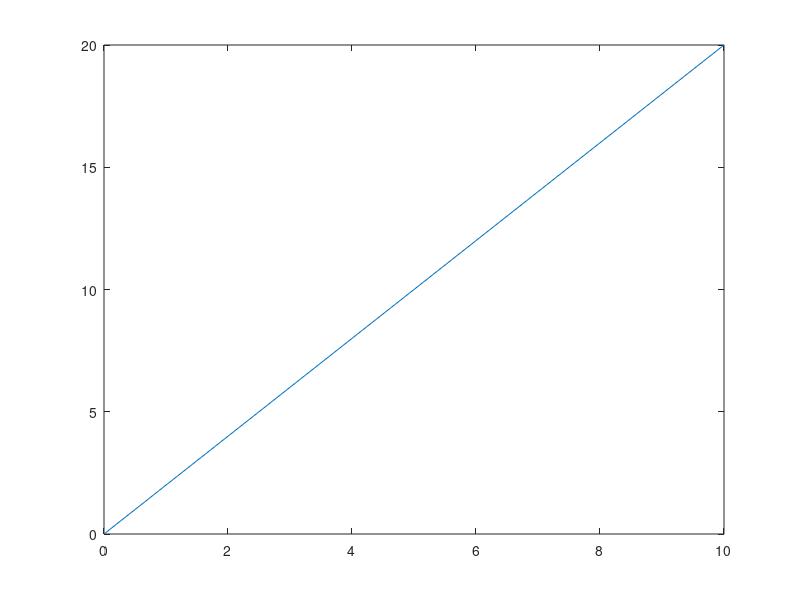

This figure's MATLAB source: (Note: this script raises an error after producing the figure.)
%=============================================================================
% Copyright (c) 2026-present Allan CORNET (Nelson)
%=============================================================================
% This file is part of Nelson.
%=============================================================================
% LICENCE_BLOCK_BEGIN
% SPDX-License-Identifier: LGPL-3.0-or-later
% LICENCE_BLOCK_END
%=============================================================================
% <--ADV-CLI MODE-->
%=============================================================================
% Centre zoom (focus at the middle keeps the view centre fixed).
f = figure('Visible', 'off', 'Position', [20 30 400 300]);
ax = axes('Parent', f, 'XLim', [0 10], 'YLim', [0 20]);
plot(ax, [0 10], [0 20]);
drawnow();
__web_figure_action__(__web_graphics_handle__(f, 'number'), jsonencode(struct('action', 'zoom', ...
  'factor', 2, 'focusXFrac', 0.5, 'focusYFrac', 0.5)));
assert_isapprox(ax.XLim, [2.5 7.5], 1e-12);
assert_isapprox(ax.YLim, [5 15], 1e-12);
close(f);
%=============================================================================
% Cursor-anchored zoom keeps the point under the cursor fixed.
f = figure('Visible', 'off', 'Position', [20 30 400 300]);
ax = axes('Parent', f, 'XLim', [0 10], 'YLim', [0 20]);
plot(ax, [0 10], [0 20]);
drawnow();
% Bottom-left corner: X fraction 0, screen Y fraction 1 (= data Y fraction 0).
__web_figure_action__(__web_graphics_handle__(f, 'number'), jsonencode(struct('action', 'zoom', ...
  'factor', 2, 'focusXFrac', 0, 'focusYFrac', 1)));
assert_isapprox(ax.XLim, [0 5], 1e-12);
assert_isapprox(ax.YLim, [0 10], 1e-12);
close(f);
%=============================================================================
% Rubber-band region zoom (fractions of the axes rectangle).
f = figure('Visible', 'off', 'Position', [20 30 400 300]);
ax = axes('Parent', f, 'XLim', [0 10], 'YLim', [0 20]);
plot(ax, [0 10], [0 20]);
drawnow();
request = struct('action', 'zoom');
request.regionXFrac = [0.2 0.6];
request.regionYFrac = [0.25 0.75];
__web_figure_action__(__web_graphics_handle__(f, 'number'), jsonencode(request));
assert_isapprox(ax.XLim, [2 6], 1e-12);
assert_isapprox(ax.YLim, [5 15], 1e-12);
close(f);
%=============================================================================
% Reversed axis: the region still maps to the pointed data range.
f = figure('Visible', 'off', 'Position', [20 30 400 300]);
ax = axes('Parent', f, 'XLim', [0 10], 'YLim', [0 20], 'XDir', 'reverse');
plot(ax, [0 10], [0 20]);
drawnow();
request = struct('action', 'zoom');
request.regionXFrac = [0.2 0.6];
request.regionYFrac = [0 1];
__web_figure_action__(__web_graphics_handle__(f, 'number'), jsonencode(request));
assert_isapprox(ax.XLim, [4 8], 1e-12);
assert_isapprox(ax.YLim, [0 20], 1e-12);
close(f);
%=============================================================================
